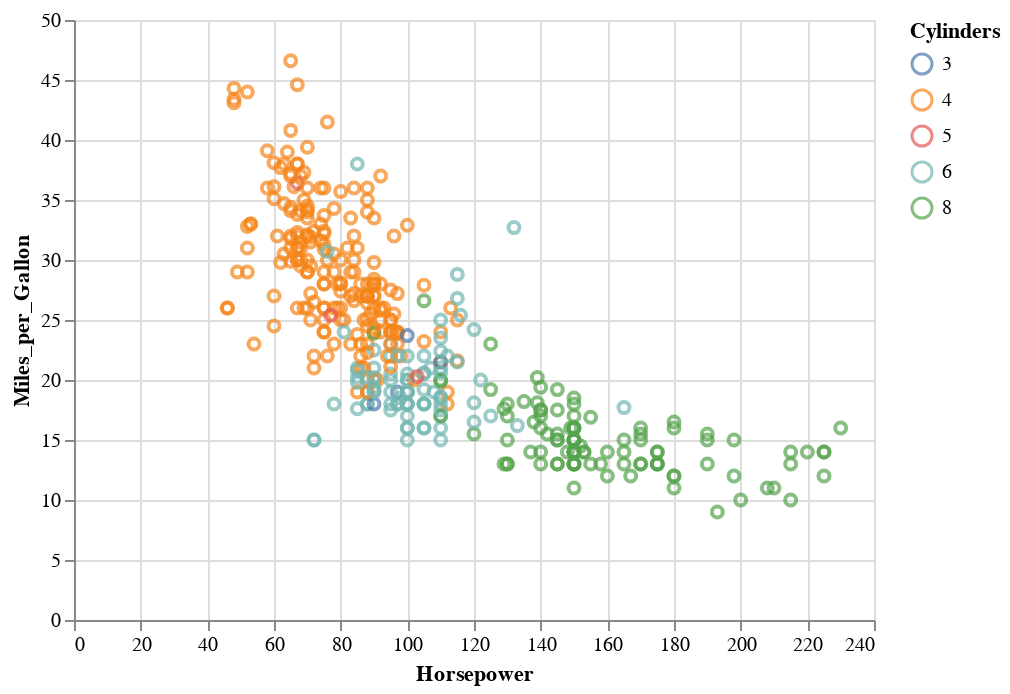

The cell this chart's notebook holds for it:
### Markdown cell above
## cars.json

Acceleration, horsepower, fuel efficiency, weight, and other characteristics of different makes and models of cars.

### Code cell
source = vega_datasets.cars()

alt.Chart(source).mark_point().encode(
    x = "Horsepower",
    y = "Miles_per_Gallon",
    color = "Cylinders:N",
    tooltip=("Horsepower", "Miles_per_Gallon")
).interactive()

### Figure 1 — Vega-Lite specification as saved in the notebook (floating-point values rounded to 4 significant figures; data arrays with more than 128 entries replaced by an {"elided": "..."} marker saying what was removed)
{"config": {"view": {"continuousWidth": 400, "continuousHeight": 300}}, "data": {"name": "data-f02450ab61490a1363517a0190416235"}, "mark": "point", "encoding": {"color": {"field": "Cylinders", "type": "nominal"}, "tooltip": [{"field": "Horsepower", "type": "quantitative"}, {"field": "Miles_per_Gallon", "type": "quantitative"}], "x": {"field": "Horsepower", "type": "quantitative"}, "y": {"field": "Miles_per_Gallon", "type": "quantitative"}}, "selection": {"selector001": {"type": "interval", "bind": "scales", "encodings": ["x", "y"]}}, "$schema": "https://vega.github.io/schema/vega-lite/v4.17.0.json", "datasets": {"data-f02450ab61490a1363517a0190416235": {"elided": "406 records"}}}
